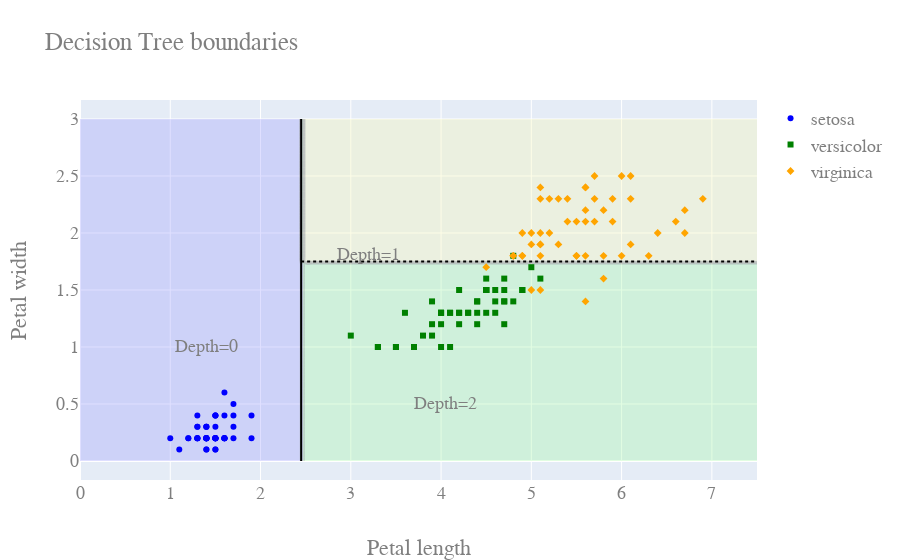

The notebook cell this image was saved under:
### Code cell
plot_decision_boundary(tree_clf, X, y, fname='iris_boundaries.png')
